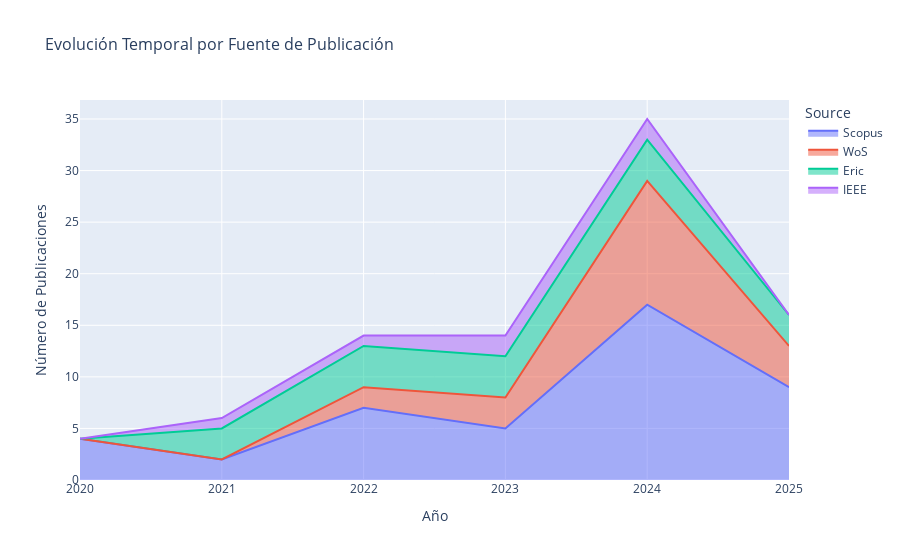

The code cell stored with this chart in its notebook:
### Code cell
# Gráfico de área apilada
fig = px.area(top_sources_temporal, title='Evolución Temporal por Fuente de Publicación')

fig.update_layout(
    title_font_size=16,
    xaxis_title='Año',
    yaxis_title='Número de Publicaciones',
    hovermode='x unified'
)

fig.show()

### Figure 1 — Plotly figure (JSON) as saved in the notebook; plotly's stock layout.template omitted (floating-point values rounded to 4 significant figures)
{"data": [{"fillpattern": {"shape": ""}, "hovertemplate": "Source=Scopus<br>Year=%{x}<br>value=%{y}<extra></extra>", "legendgroup": "Scopus", "line": {"color": "#636efa"}, "marker": {"symbol": "circle"}, "mode": "lines", "name": "Scopus", "orientation": "v", "showlegend": true, "stackgroup": "1", "type": "scatter", "x": [2020, 2021, 2022, 2023, 2024, 2025], "xaxis": "x", "y": [4, 2, 7, 5, 17, 9], "yaxis": "y"}, {"fillpattern": {"shape": ""}, "hovertemplate": "Source=WoS<br>Year=%{x}<br>value=%{y}<extra></extra>", "legendgroup": "WoS", "line": {"color": "#EF553B"}, "marker": {"symbol": "circle"}, "mode": "lines", "name": "WoS", "orientation": "v", "showlegend": true, "stackgroup": "1", "type": "scatter", "x": [2020, 2021, 2022, 2023, 2024, 2025], "xaxis": "x", "y": [0, 0, 2, 3, 12, 4], "yaxis": "y"}, {"fillpattern": {"shape": ""}, "hovertemplate": "Source=Eric<br>Year=%{x}<br>value=%{y}<extra></extra>", "legendgroup": "Eric", "line": {"color": "#00cc96"}, "marker": {"symbol": "circle"}, "mode": "lines", "name": "Eric", "orientation": "v", "showlegend": true, "stackgroup": "1", "type": "scatter", "x": [2020, 2021, 2022, 2023, 2024, 2025], "xaxis": "x", "y": [0, 3, 4, 4, 4, 3], "yaxis": "y"}, {"fillpattern": {"shape": ""}, "hovertemplate": "Source=IEEE<br>Year=%{x}<br>value=%{y}<extra></extra>", "legendgroup": "IEEE", "line": {"color": "#ab63fa"}, "marker": {"symbol": "circle"}, "mode": "lines", "name": "IEEE", "orientation": "v", "showlegend": true, "stackgroup": "1", "type": "scatter", "x": [2020, 2021, 2022, 2023, 2024, 2025], "xaxis": "x", "y": [0, 1, 1, 2, 2, 0], "yaxis": "y"}], "layout": {"hovermode": "x unified", "legend": {"title": {"text": "Source"}, "tracegroupgap": 0}, "title": {"font": {"size": 16}, "text": "Evolución Temporal por Fuente de Publicación"}, "xaxis": {"anchor": "y", "domain": [0, 1], "title": {"text": "Año"}}, "yaxis": {"anchor": "x", "domain": [0, 1], "title": {"text": "Número de Publicaciones"}}}}
